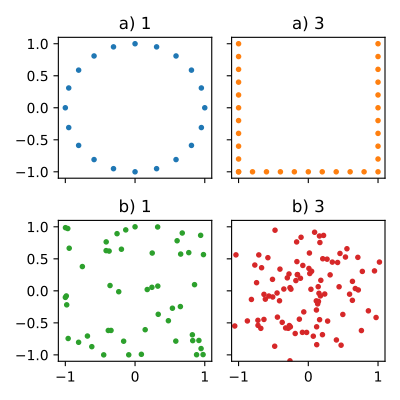

Write Python code to recreate this figure.
import matplotlib.pyplot as plt
from matplotlib.colors import TABLEAU_COLORS
import numpy as np #nunpy haha
import math
import random


# number of plots
n = 4

cols = round(n ** 0.5)
rows = math.ceil(n / cols)
fig, axes = plt.subplots(rows, cols, figsize=(2 * cols, 2 * rows), sharex=True, sharey=True)

# hardcode limits because random data may make scales wonky otherwise
plt.xlim(-1.1, 1.1)
plt.ylim(-1.1, 1.1)

axes = axes.flatten()
colors = list(TABLEAU_COLORS.keys())

####################
# a)
####################

# Fig 1
pcount = 20
xs = [math.sin(x*math.pi*2.0/pcount) for x in range(pcount)]
ys = [math.cos(x*math.pi*2.0/pcount) for x in range(pcount)]
axes[0].scatter(xs, ys, marker='.', color=colors[0 % len(colors)])
axes[0].set_title("a) 1")


# Fig 2
# - Law of proximity
# - Law of connection
# - Percieved as a filled right triangle

# Fig 3
pcount = 10 # per line
xs = [-1] * (pcount+1) + [1] * (pcount+1) + [x / pcount * 2 - 1 for x in range(pcount)] # wtf am i doing here
ys = [x / pcount * 2 - 1 for x in range(pcount+1)] * 2 + [-1] * pcount
axes[1].scatter(xs, ys, marker='.', color=colors[1 % len(colors)])
axes[1].set_title("a) 3")

# Fig 4
# - Law of symmetry
# - Law of 


######################
# b)
######################

# Fig 1
pcount = 50
xs = [math.sin(x*math.pi*2.0*random.random()) for x in range(pcount)]
ys = [math.cos(x*math.pi*2.0*random.random()) for x in range(pcount)]
axes[2].scatter(xs, ys, marker='.', color=colors[2 % len(colors)])
axes[2].set_title("b) 1")

# Fig 2


# Fig 3
#rnd = lambda: random.random() * 2 - 1
pcount = 100
rnd = np.random.normal(0, .5, (2, pcount))
axes[3].scatter(rnd[0], rnd[1], marker='.', color=colors[3 % len(colors)])
axes[3].set_title("b) 3")

plt.tight_layout()
plt.savefig("2.1.pdf")
plt.show()
